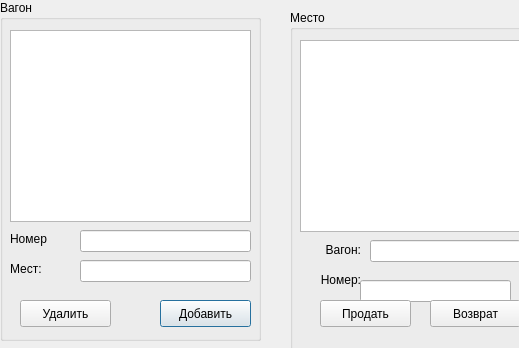
<?xml version="1.0" encoding="UTF-8"?>
<ui version="4.0">
 <class>MainUI</class>
 <widget class="QDialog" name="MainUI">
  <property name="geometry">
   <rect>
    <x>0</x>
    <y>0</y>
    <width>519</width>
    <height>348</height>
   </rect>
  </property>
  <property name="windowTitle">
   <string>Dialog</string>
  </property>
  <widget class="QGroupBox" name="groupBox_2">
   <property name="geometry">
    <rect>
     <x>0</x>
     <y>0</y>
     <width>261</width>
     <height>341</height>
    </rect>
   </property>
   <property name="title">
    <string>Вагон</string>
   </property>
   <widget class="QPushButton" name="carAdd">
    <property name="geometry">
     <rect>
      <x>160</x>
      <y>300</y>
      <width>91</width>
      <height>27</height>
     </rect>
    </property>
    <property name="text">
     <string>Добавить</string>
    </property>
   </widget>
   <widget class="QPushButton" name="carRem">
    <property name="geometry">
     <rect>
      <x>20</x>
      <y>300</y>
      <width>91</width>
      <height>27</height>
     </rect>
    </property>
    <property name="text">
     <string>Удалить</string>
    </property>
   </widget>
   <widget class="QLineEdit" name="carID">
    <property name="geometry">
     <rect>
      <x>80</x>
      <y>230</y>
      <width>171</width>
      <height>22</height>
     </rect>
    </property>
   </widget>
   <widget class="QLabel" name="label_3">
    <property name="geometry">
     <rect>
      <x>10</x>
      <y>230</y>
      <width>61</width>
      <height>18</height>
     </rect>
    </property>
    <property name="text">
     <string>Номер</string>
    </property>
    <property name="alignment">
     <set>Qt::AlignLeading|Qt::AlignLeft|Qt::AlignVCenter</set>
    </property>
   </widget>
   <widget class="QLineEdit" name="carNSeats">
    <property name="geometry">
     <rect>
      <x>80</x>
      <y>260</y>
      <width>171</width>
      <height>22</height>
     </rect>
    </property>
   </widget>
   <widget class="QLabel" name="label_5">
    <property name="geometry">
     <rect>
      <x>10</x>
      <y>260</y>
      <width>51</width>
      <height>18</height>
     </rect>
    </property>
    <property name="text">
     <string>Мест:</string>
    </property>
    <property name="alignment">
     <set>Qt::AlignLeading|Qt::AlignLeft|Qt::AlignVCenter</set>
    </property>
   </widget>
   <widget class="QTableView" name="carView">
    <property name="geometry">
     <rect>
      <x>10</x>
      <y>30</y>
      <width>241</width>
      <height>192</height>
     </rect>
    </property>
   </widget>
  </widget>
  <widget class="QGroupBox" name="groupBox_3">
   <property name="geometry">
    <rect>
     <x>290</x>
     <y>10</y>
     <width>241</width>
     <height>341</height>
    </rect>
   </property>
   <property name="title">
    <string>Место</string>
   </property>
   <widget class="QLineEdit" name="seatCarID">
    <property name="geometry">
     <rect>
      <x>80</x>
      <y>230</y>
      <width>151</width>
      <height>22</height>
     </rect>
    </property>
   </widget>
   <widget class="QLabel" name="label_6">
    <property name="geometry">
     <rect>
      <x>20</x>
      <y>230</y>
      <width>51</width>
      <height>20</height>
     </rect>
    </property>
    <property name="text">
     <string>Вагон:</string>
    </property>
    <property name="alignment">
     <set>Qt::AlignRight|Qt::AlignTrailing|Qt::AlignVCenter</set>
    </property>
   </widget>
   <widget class="QLineEdit" name="seatNum">
    <property name="geometry">
     <rect>
      <x>70</x>
      <y>270</y>
      <width>151</width>
      <height>22</height>
     </rect>
    </property>
   </widget>
   <widget class="QLabel" name="label_8">
    <property name="geometry">
     <rect>
      <x>10</x>
      <y>260</y>
      <width>61</width>
      <height>20</height>
     </rect>
    </property>
    <property name="text">
     <string>Номер:</string>
    </property>
    <property name="alignment">
     <set>Qt::AlignRight|Qt::AlignTrailing|Qt::AlignVCenter</set>
    </property>
   </widget>
   <widget class="QPushButton" name="seatRem">
    <property name="geometry">
     <rect>
      <x>140</x>
      <y>290</y>
      <width>91</width>
      <height>27</height>
     </rect>
    </property>
    <property name="text">
     <string>Возврат</string>
    </property>
   </widget>
   <widget class="QPushButton" name="seatAdd">
    <property name="geometry">
     <rect>
      <x>30</x>
      <y>290</y>
      <width>91</width>
      <height>27</height>
     </rect>
    </property>
    <property name="text">
     <string>Продать</string>
    </property>
   </widget>
   <widget class="QTableView" name="seatView">
    <property name="geometry">
     <rect>
      <x>10</x>
      <y>30</y>
      <width>221</width>
      <height>192</height>
     </rect>
    </property>
   </widget>
  </widget>
 </widget>
 <resources/>
 <connections/>
</ui>
